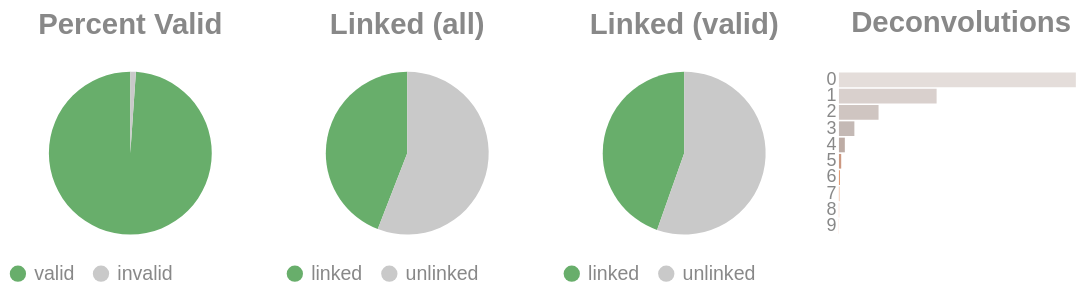

Notebook cell for this chart:
### Code cell
if SKIPLR:
    pass
else:
    clash = Counter()
    for i in valids['molecule'].to_list():
        _mol = i.split("-")
        if len(_mol) == 1:
            clash.update('0')
        else:
            clash.update(_mol[-1])

    _d = {"deconvolutions": [], 'count': []}
    for k,v in clash.items():
        _d['deconvolutions'].append(k)
        _d['count'].append(v)

    tot_valid = valids['reads'].sum()
    mask = valids['reads'] >= 2
    n_linked_reads = valids.filter(mask)['reads'].sum()
    if n_linked_reads == 0:
        print_html("No linked molecules (>=2 reads) were detected; skipping linked-only distributions.")
        SKIPLR = True
    else:
        perc_valid = round(tot_valid / n_reads, 4)
        linked_perc_abs = round(n_linked_reads / n_reads, 4)
        linked_perc = round(n_linked_reads / tot_valid, 4)

    _valid = pl.DataFrame({"valids": ['valid', 'invalid'], "count": [tot_valid, n_reads - tot_valid]})
    _linked_abs = pl.DataFrame({"linked (absolute)": ['linked', 'unlinked'], "count": [n_linked_reads, n_reads - n_linked_reads]})
    _linked_rel = pl.DataFrame({"linked (valids)": ['linked', 'unlinked'], "count": [n_linked_reads, tot_valid - n_linked_reads]})

    (
        alt.hconcat(
            piechart(_valid, goodval = 'valid', title = "Percent Valid"),
            piechart(_linked_abs, goodval = "linked", title =  "Linked (all)"),
            piechart(_linked_rel, goodval = "linked", title =  "Linked (valid)"),
            convolutionbar(pl.DataFrame(_d), title = "Deconvolutions"),
            center = True,
            bounds = 'flush'
        )
        .resolve_scale(color='independent')
        .resolve_legend('independent')
        .properties(usermeta={'embedOptions': {"actions": False}})
    ).display()

### Figure 1 — Vega-Lite specification as saved in the notebook (floating-point values rounded to 4 significant figures)
{"width": "container", "height": 400, "config": {"title": {"anchor": "start", "dy": -15, "fontSize": 18, "color": "#888888", "subtitleColor": "#888888", "subtitleFontSize": 14}, "arc": {"fill": "#0072B2"}, "axis": {"domainColor": "#888888", "domainWidth": 0.5, "gridWidth": 0.2, "grid": false, "titleFontWeight": 400, "titleFontSize": 15, "labelFontSize": 11, "labelColor": "#888888", "tickColor": "#888888", "tickWidth": 0.2, "titleColor": "#888888"}, "axisBand": {"grid": false}, "axisX": {"grid": true, "tickSize": 10, "domainCap": "round"}, "axisY": {"domain": false, "grid": true, "tickSize": 0, "domainCap": "round"}, "background": "transparent", "header": {"labelFontSize": 15, "labelColor": "#888888", "titleFontSize": 15, "titleFontWeight": 600, "titleColor": "#888888"}, "legend": {"labelFont": "sans-serif", "labelFontSize": 12, "labelColor": "#888888", "symbolSize": 100, "symbolType": "circle", "titleFontSize": 12, "titlePadding": 10, "titleColor": "#888888", "title": null}, "range": {"category": ["#E69F00", "#56B4E9", "#009E73", "#F0E442", "#0072B2", "#D55E00", "#CC79A7", "#000000"], "diverging": ["#cfe8f3", "#a2d4ec", "#73bfe2", "#46abdb", "#1696d2", "#12719e"]}, "area": {"fill": "#0072B2", "fillOpacity": 0.7, "line": true, "strokeOpacity": 0.7}, "line": {"color": "#0072B2", "stroke": "#0072B2", "strokeWidth": 2}, "trail": {"color": "#0072B2", "stroke": "#0072B2", "strokeWidth": 0, "size": 1}, "point": {"filled": true, "fillOpacity": 1.0, "size": 95}, "text": {"color": "#888888", "fontSize": 11, "align": "right", "fontWeight": 400, "size": 11}, "bar": {"fill": "#0072B2", "stroke": null}, "view": {"stroke": null, "continuousWidth": 660, "continuousHeight": 400}}, "hconcat": [{"data": {"name": "data-bfde6b7a7e7d7648b15f0bcfb5d1f922"}, "mark": {"type": "arc"}, "encoding": {"color": {"field": "valids", "legend": {"orient": "bottom", "title": null}, "scale": {"domain": ["valid", "invalid"], "range": ["#68ae6b", "#C9C9C9"]}, "title": "Valids", "type": "nominal"}, "theta": {"field": "count", "type": "quantitative"}, "tooltip": [{"field": "valids", "title": "Valids", "type": "ordinal"}, {"field": "percent", "format": ".2%", "title": "Percent", "type": "quantitative"}, {"field": "count", "title": "Count", "type": "quantitative"}]}, "height": 100, "title": {"text": "Percent Valid", "align": "center", "anchor": "middle"}, "transform": [{"calculate": "datum.count / 4070718", "as": "percent"}], "width": 150}, {"data": {"name": "data-7ec1a51ab64472474cc4b7678e9cb844"}, "mark": {"type": "arc"}, "encoding": {"color": {"field": "linked (absolute)", "legend": {"orient": "bottom", "title": null}, "scale": {"domain": ["linked", "unlinked"], "range": ["#68ae6b", "#C9C9C9"]}, "title": "Linked (Absolute)", "type": "nominal"}, "theta": {"field": "count", "type": "quantitative"}, "tooltip": [{"field": "linked (absolute)", "title": "Linked (Absolute)", "type": "ordinal"}, {"field": "percent", "format": ".2%", "title": "Percent", "type": "quantitative"}, {"field": "count", "title": "Count", "type": "quantitative"}]}, "height": 100, "title": {"text": "Linked (all)", "align": "center", "anchor": "middle"}, "transform": [{"calculate": "datum.count / 4070718", "as": "percent"}], "width": 150}, {"data": {"name": "data-de7b6acfd08445539c1949fa61759789"}, "mark": {"type": "arc"}, "encoding": {"color": {"field": "linked (valids)", "legend": {"orient": "bottom", "title": null}, "scale": {"domain": ["linked", "unlinked"], "range": ["#68ae6b", "#C9C9C9"]}, "title": "Linked (Valids)", "type": "nominal"}, "theta": {"field": "count", "type": "quantitative"}, "tooltip": [{"field": "linked (valids)", "title": "Linked (Valids)", "type": "ordinal"}, {"field": "percent", "format": ".2%", "title": "Percent", "type": "quantitative"}, {"field": "count", "title": "Count", "type": "quantitative"}]}, "height": 100, "title": {"text": "Linked (valid)", "align": "center", "anchor": "middle"}, "transform": [{"calculate": "datum.count / 4026140", "as": "percent"}], "width": 150}, {"data": {"name": "data-2d5ab3f5f4509590179beaeb53031514"}, "mark": {"type": "bar"}, "encoding": {"color": {"field": "deconvolutions", "legend": null, "scale": {"scheme": "lightgreyred"}, "type": "nominal"}, "tooltip": [{"field": "deconvolutions", "title": "Deconvolutions", "type": "ordinal"}, {"field": "percent", "format": ".2%", "title": "Percent", "type": "quantitative"}, {"field": "count", "title": "Count", "type": "quantitative"}], "x": {"axis": null, "field": "count", "type": "quantitative"}, "y": {"field": "deconvolutions", "sort": "ascending", "title": null, "type": "nominal"}}, "height": 100, "title": {"text": "Deconvolutions", "align": "center", "anchor": "middle"}, "transform": [{"calculate": "datum.count / 2940774", "as": "percent"}], "width": 150}], "bounds": "flush", "center": true, "resolve": {"legend": {"angle": "independent"}, "scale": {"color": "independent"}}, "usermeta": {"embedOptions": {"actions": false}}, "$schema": "https://vega.github.io/schema/vega-lite/v6.4.1.json", "datasets": {"data-bfde6b7a7e7d7648b15f0bcfb5d1f922": [{"valids": "valid", "count": 4026140}, {"valids": "invalid", "count": 44578}], "data-7ec1a51ab64472474cc4b7678e9cb844": [{"linked (absolute)": "linked", "count": 1795538}, {"linked (absolute)": "unlinked", "count": 2275180}], "data-de7b6acfd08445539c1949fa61759789": [{"linked (valids)": "linked", "count": 1795538}, {"linked (valids)": "unlinked", "count": 2230602}], "data-2d5ab3f5f4509590179beaeb53031514": [{"deconvolutions": "0", "count": 1745241}, {"deconvolutions": "1", "count": 719570}, {"deconvolutions": "2", "count": 291848}, {"deconvolutions": "3", "count": 113756}, {"deconvolutions": "4", "count": 43462}, {"deconvolutions": "5", "count": 16720}, {"deconvolutions": "6", "count": 6341}, {"deconvolutions": "7", "count": 2467}, {"deconvolutions": "8", "count": 971}, {"deconvolutions": "9", "count": 398}]}}
